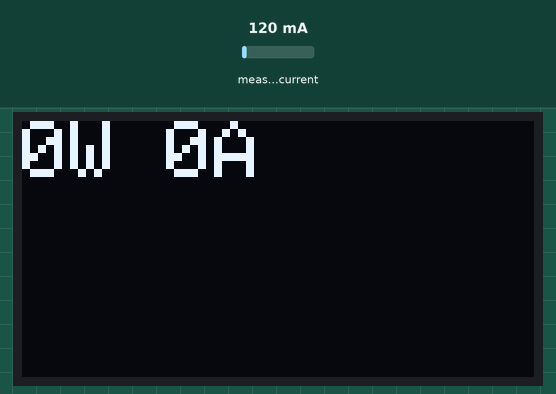
Recording of a program running on a simulated ESP8266 (Wemos D1 mini). Shown: 128×64 one-colour display. Inputs (shaded band) come from the test bench; at power-on: measured current 120 mA. The display library's start-up logo is not drawn.

Above: at 5.2 s.
5.3 s: measured current set to 500 mA
At 6.9 s:
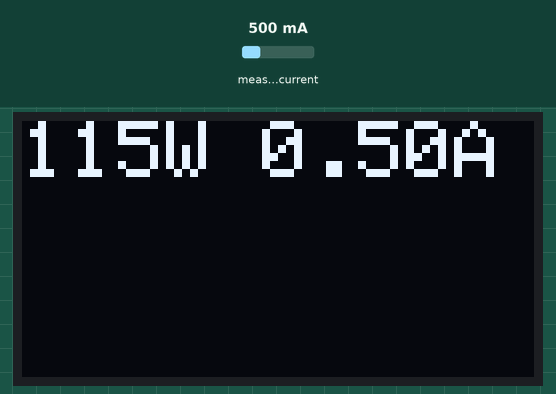
7.2 s: measured current set to 1000 mA
At 8.5 s:
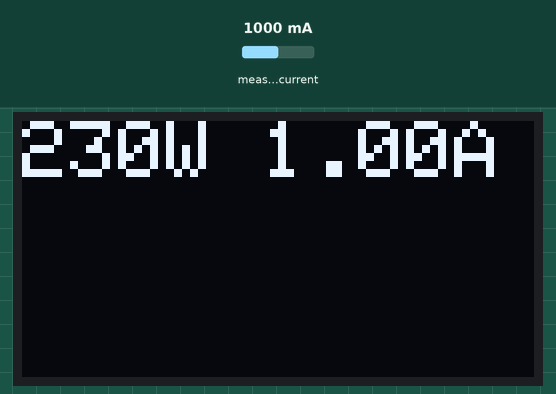
8.8 s: measured current set to 1500 mA
At 10.7 s:
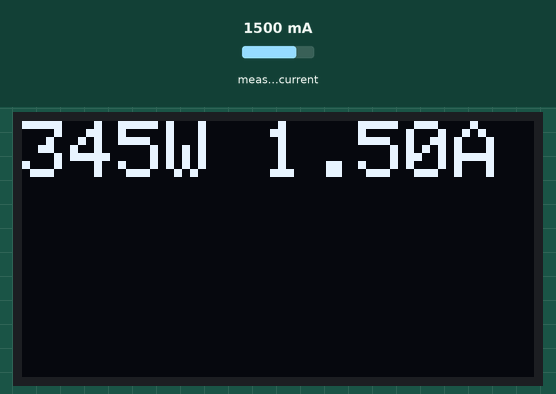
Timing chart, 0 to 12.2 s (numbered marks = the images above; inputs shaded):
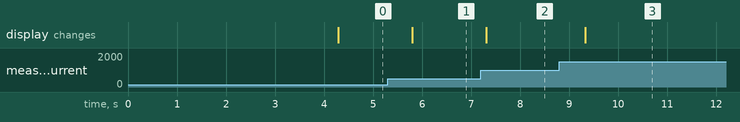

Measured:
- after the input at 5.3 s, the display: changes after 0.50 s (image 1)
- after the input at 7.2 s, the display: changes after 0.11 s (image 2)
- after the input at 8.8 s, the display: changes after 0.52 s (image 3)

The program:

main.cpp
```cpp
#include <Arduino.h>
#include <SPI.h>
#include <Wire.h>
// https://randomnerdtutorials.com/guide-for-oled-display-with-arduino/
#include <Adafruit_GFX.h>
#include <Adafruit_SSD1306.h>
#include "EmonLib.h"
// https://simplyexplained.com/blog/Home-Energy-Monitor-ESP32-CT-Sensor-Emonlib/?ref=localhost
// https://olimex.wordpress.com/2015/09/29/energy-monitoring-with-arduino-and-current-clamp-sensor/
// https://www.engineersgarage.com/non-invasive-current-sensor-with-arduino/

#define analogPin A0 /* ESP8266 Analog Pin ADC0 = A0 */

#define SCREEN_WIDTH 128 // OLED display width, in pixels
#define SCREEN_HEIGHT 64 // OLED display height, in pixels

// Declaration for an SSD1306 display connected to I2C (SDA, SCL pins)
#define OLED_RESET     -1 // Reset pin # (or -1 if sharing Arduino reset pin)
Adafruit_SSD1306 display(SCREEN_WIDTH, SCREEN_HEIGHT, &Wire, OLED_RESET);

// ADC_MODE(ADC_TOUT);

EnergyMonitor emon1;
double Irms, thePower;

void writeEnergyToDisplay(double watts, double amps){

  display.clearDisplay();

  display.setTextSize(2);             // Normal 1:1 pixel scale
  display.setTextColor(WHITE);        // Draw white text
  display.setCursor(0,0);             // Start at top-left corner
  if (watts < 30)
  {
    display.print(F("0W "));
    display.println(F("0A"));
  }
  else
  {
    display.print((int)watts);
    display.print(F("W "));
    display.print(amps);
    display.println(F("A"));
  }
  display.display();
}

void setup()
{
  Serial.begin(115200); /* Initialize serial communication at 115200 */

  emon1.current(analogPin, 30);  //pin for current measurement, calibration value

  // SSD1306_SWITCHCAPVCC = generate display voltage from 3.3V internally
  if(!display.begin(SSD1306_SWITCHCAPVCC, 0x3C)) {
    Serial.println(F("SSD1306 allocation failed"));
    for(;;); // Don't proceed, loop forever
  }

  // Show initial display buffer contents on the screen --
  // the library initializes this with an Adafruit splash screen.
  display.display();
  delay(2000); // Pause for 2 seconds

  //   Clear the buffer
  display.clearDisplay();

  // Draw a single pixel in white
//   display.drawPixel(10, 10, WHITE);

  // Show the display buffer on the screen. You MUST call display() after
  // drawing commands to make them visible on screen!
  display.display();
  delay(2000);
  //   display.display() is NOT necessary after every single drawing command,
  //   unless that's what you want...rather, you can batch up a bunch of
  //   drawing operations and then update the screen all at once by calling
}

void loop()
{
  // Irms = emon1.calcIrms(1484); // measure current
  double amps = emon1.calcIrms(1480); // measure current
  double watt = amps*230.0;   // we assume voltage is 230VAC if you add transformer to

  // Update the display
  writeEnergyToDisplay(watt, amps);

  delay(300);
}
```
